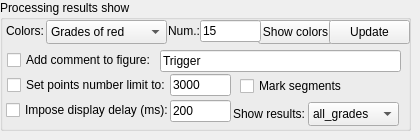
      <widget class="QWidget" name="tab_6">
       <attribute name="title">
        <string>GUI</string>
       </attribute>
       <widget class="QGroupBox" name="groupBox_10">
        <property name="geometry">
         <rect>
          <x>0</x>
          <y>0</y>
          <width>411</width>
          <height>131</height>
         </rect>
        </property>
        <property name="title">
         <string>Processing results show</string>
        </property>
        <widget class="QLabel" name="Model_ready_label_2">
         <property name="geometry">
          <rect>
           <x>55</x>
           <y>27</y>
           <width>16</width>
           <height>16</height>
          </rect>
         </property>
         <property name="autoFillBackground">
          <bool>true</bool>
         </property>
         <property name="text">
          <string/>
         </property>
        </widget>
        <widget class="QComboBox" name="Color_list_drop_down_">
         <property name="geometry">
          <rect>
           <x>46</x>
           <y>20</y>
           <width>121</width>
           <height>24</height>
          </rect>
         </property>
         <property name="currentText">
          <string>Grades of red</string>
         </property>
         <property name="currentIndex">
          <number>0</number>
         </property>
         <property name="placeholderText">
          <string>None</string>
         </property>
         <item>
          <property name="text">
           <string>Grades of red</string>
          </property>
         </item>
         <item>
          <property name="text">
           <string>Random colors</string>
          </property>
         </item>
        </widget>
        <widget class="QPushButton" name="COlors_list_show_button">
         <property name="geometry">
          <rect>
           <x>258</x>
           <y>20</y>
           <width>75</width>
           <height>24</height>
          </rect>
         </property>
         <property name="text">
          <string>Show colors</string>
         </property>
        </widget>
        <widget class="QLabel" name="Segmentlabel14_2">
         <property name="geometry">
          <rect>
           <x>168</x>
           <y>23</y>
           <width>41</width>
           <height>16</height>
          </rect>
         </property>
         <property name="text">
          <string>Num.:</string>
         </property>
        </widget>
        <widget class="QLineEdit" name="Settings_Segmentation_colors_number_textbox">
         <property name="geometry">
          <rect>
           <x>200</x>
           <y>20</y>
           <width>61</width>
           <height>22</height>
          </rect>
         </property>
         <property name="text">
          <string>15</string>
         </property>
        </widget>
        <widget class="QPushButton" name="COlors_list_generate_button">
         <property name="geometry">
          <rect>
           <x>329</x>
           <y>20</y>
           <width>81</width>
           <height>24</height>
          </rect>
         </property>
         <property name="text">
          <string>Update</string>
         </property>
        </widget>
        <widget class="QLabel" name="Segmentlabel14_3">
         <property name="geometry">
          <rect>
           <x>6</x>
           <y>23</y>
           <width>41</width>
           <height>16</height>
          </rect>
         </property>
         <property name="text">
          <string>Colors:</string>
         </property>
        </widget>
        <widget class="QLabel" name="Segmentlabel14_4">
         <property name="geometry">
          <rect>
           <x>233</x>
           <y>106</y>
           <width>71</width>
           <height>16</height>
          </rect>
         </property>
         <property name="text">
          <string>Show results:</string>
         </property>
        </widget>
        <widget class="QComboBox" name="Show_results_color_scheme_drop_down_1">
         <property name="geometry">
          <rect>
           <x>308</x>
           <y>102</y>
           <width>91</width>
           <height>24</height>
          </rect>
         </property>
         <property name="currentText">
          <string>all_grades</string>
         </property>
         <property name="currentIndex">
          <number>0</number>
         </property>
         <property name="placeholderText">
          <string>Grades of red</string>
         </property>
         <item>
          <property name="text">
           <string>all_grades</string>
          </property>
         </item>
         <item>
          <property name="text">
           <string>only_anom</string>
          </property>
         </item>
        </widget>
        <widget class="QCheckBox" name="GUI_show_results_points_number_limit_checkbox">
         <property name="geometry">
          <rect>
           <x>7</x>
           <y>75</y>
           <width>181</width>
           <height>20</height>
          </rect>
         </property>
         <property name="text">
          <string>Set points number limit to:</string>
         </property>
        </widget>
        <widget class="QLineEdit" name="GUI_show_results_points_number_limit_textbox">
         <property name="geometry">
          <rect>
           <x>170</x>
           <y>74</y>
           <width>61</width>
           <height>22</height>
          </rect>
         </property>
         <property name="text">
          <string>3000</string>
         </property>
        </widget>
        <widget class="QCheckBox" name="GUI_mark_segments_checkbox">
         <property name="geometry">
          <rect>
           <x>240</x>
           <y>76</y>
           <width>121</width>
           <height>20</height>
          </rect>
         </property>
         <property name="text">
          <string>Mark segments</string>
         </property>
        </widget>
        <widget class="QCheckBox" name="GUI_impose_delay_checkbox_2">
         <property name="geometry">
          <rect>
           <x>6</x>
           <y>100</y>
           <width>171</width>
           <height>20</height>
          </rect>
         </property>
         <property name="text">
          <string>Impose display delay (ms):</string>
         </property>
        </widget>
        <widget class="QLineEdit" name="GUI_impose_measurements_delay_value_textbox_2">
         <property name="geometry">
          <rect>
           <x>170</x>
           <y>100</y>
           <width>61</width>
           <height>22</height>
          </rect>
         </property>
         <property name="text">
          <string>200</string>
         </property>
        </widget>
        <widget class="QCheckBox" name="GUI_settitle_figure_checkbox_2">
         <property name="geometry">
          <rect>
           <x>7</x>
           <y>50</y>
           <width>161</width>
           <height>20</height>
          </rect>
         </property>
         <property name="text">
          <string>Add comment to figure:</string>
         </property>
        </widget>
        <widget class="QLineEdit" name="GUI_fiure_coment_text_2">
         <property name="geometry">
          <rect>
           <x>160</x>
           <y>50</y>
           <width>241</width>
           <height>22</height>
          </rect>
         </property>
         <property name="text">
          <string>Trigger</string>
         </property>
        </widget>
       </widget>
      </widget>
